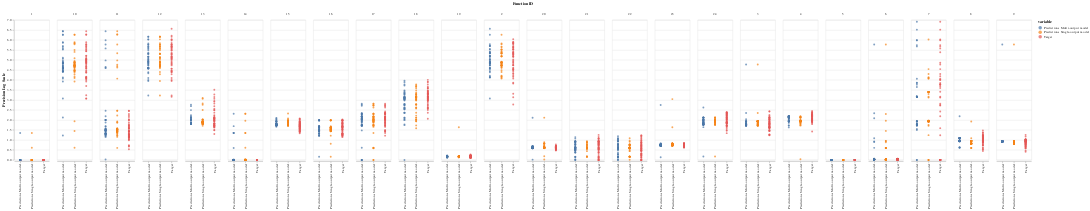

Source (notebook cell):
### Code cell
alt.Chart(
    single_multi_precision_df_melted
).mark_circle(
).encode(
    alt.X('variable:N', title=''),
    alt.Y('Precision Log Scale:Q'),
    column='Function ID:N',
    color='variable:N'
).properties(
    width = 100,
    height = 400
)

### Figure 1 — Vega-Lite specification as saved in the notebook (floating-point values rounded to 4 significant figures; data arrays with more than 128 entries replaced by an {"elided": "..."} marker saying what was removed)
{"config": {"view": {"continuousWidth": 400, "continuousHeight": 300}}, "data": {"name": "data-5480aae0bf7bfbba3e7a65b0ca2c60cc"}, "mark": "circle", "encoding": {"color": {"type": "nominal", "field": "variable"}, "column": {"type": "nominal", "field": "Function ID"}, "x": {"type": "nominal", "field": "variable", "title": ""}, "y": {"type": "quantitative", "field": "Precision Log Scale"}}, "height": 400, "width": 100, "$schema": "https://vega.github.io/schema/vega-lite/v4.8.1.json", "datasets": {"data-5480aae0bf7bfbba3e7a65b0ca2c60cc": {"elided": "3600 records"}}}
